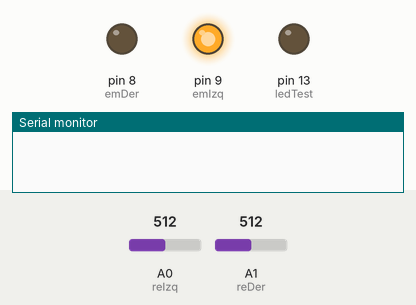
Recording of a sketch running on a simulated Arduino Uno, built with avr-gcc and run on an emulated ATmega328P. Shown: output pins drawn as LEDs (lit = HIGH), the last lines printed to the serial monitor. Inputs (shaded band) come from the test bench; at power-on: A0 (reIzq) = 512, A1 (reDer) = 512.

Above: at 4.05 s.
At 4.7 s:
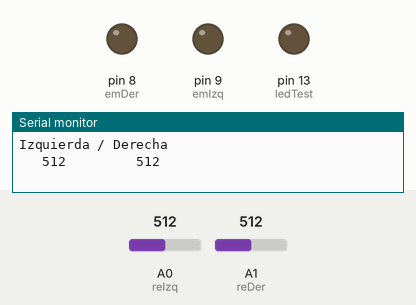
At 6.55 s:
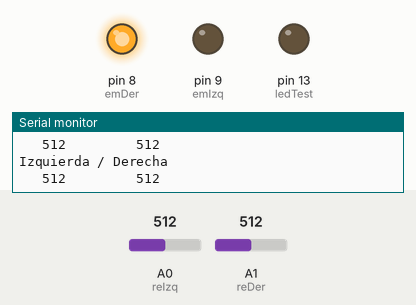
Timing chart, 0 to 7.0 s (numbered marks = the images above):
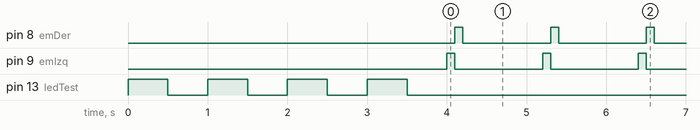

Measured:
- by itself, pin 8 (emDer), pin 9 (emIzq): alternates HIGH for 0.10 s and LOW for 1.1 s
- by itself, everything shown: repeats every 1.2 s, in 3 steps

The sketch:

SensorInfrarrojo.ino
```cpp
const int emIzq = 9;
const int emDer = 8;

const int reIzq = A0;
const int reDer = A1;

int ledTest = 13;

int refDer = 0;
int refIzq = 0;

void setup() {
  Serial.begin(9600);
  pinMode(emIzq, OUTPUT);
  pinMode(emDer, OUTPUT);
  pinMode(ledTest, OUTPUT);

  digitalWrite(emIzq, LOW);
  digitalWrite(emDer, LOW);
  digitalWrite(ledTest, LOW);

  //Saludo
  for(int i = 0; i <= 3; i++){
    digitalWrite(ledTest, HIGH);
    delay(500);
    digitalWrite(ledTest, LOW);
    delay(500);
  }
}

void loop() {
  //Sensor Izquierda

  digitalWrite(emIzq, HIGH);
  refIzq = analogRead(reIzq);
  delay(100);
  digitalWrite(emIzq, LOW);

  //Sensor Derecha
  digitalWrite(emDer, HIGH);
  refDer = analogRead(reDer);
  delay(100);
  digitalWrite(emDer, LOW);

  Serial.println("Izquierda / Derecha");
  Serial.print("   ");
  Serial.print(refIzq);
  Serial.print("         ");
  Serial.println(refDer);
  delay(1000);
}
```
